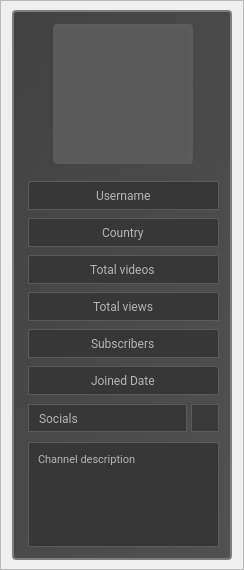
                <widget class="QFrame" name="frame_12">
                 <property name="sizePolicy">
                  <sizepolicy hsizetype="Fixed" vsizetype="Preferred">
                   <horstretch>0</horstretch>
                   <verstretch>0</verstretch>
                  </sizepolicy>
                 </property>
                 <property name="frameShape">
                  <enum>QFrame::StyledPanel</enum>
                 </property>
                 <property name="frameShadow">
                  <enum>QFrame::Raised</enum>
                 </property>
                 <layout class="QHBoxLayout" name="horizontalLayout_30">
                  <property name="topMargin">
                   <number>9</number>
                  </property>
                  <property name="bottomMargin">
                   <number>9</number>
                  </property>
                  <item>
                   <widget class="QFrame" name="frame_left">
                    <property name="minimumSize">
                     <size>
                      <width>220</width>
                      <height>550</height>
                     </size>
                    </property>
                    <property name="maximumSize">
                     <size>
                      <width>220</width>
                      <height>550</height>
                     </size>
                    </property>
                    <property name="styleSheet">
                     <string notr="true">QFrame{
	background-color: qlineargradient(spread:reflect, x1:0, y1:0, x2:1, y2:1, stop:0 rgba(66, 66, 66, 255), stop:1 rgba(81, 81, 81, 255));

border:2px solid #7E7E7E;

border-radius:4px;

}
</string>
                    </property>
                    <property name="frameShape">
                     <enum>QFrame::StyledPanel</enum>
                    </property>
                    <property name="frameShadow">
                     <enum>QFrame::Raised</enum>
                    </property>
                    <layout class="QHBoxLayout" name="horizontalLayout_26">
                     <property name="spacing">
                      <number>8</number>
                     </property>
                     <property name="leftMargin">
                      <number>0</number>
                     </property>
                     <property name="topMargin">
                      <number>0</number>
                     </property>
                     <property name="rightMargin">
                      <number>0</number>
                     </property>
                     <property name="bottomMargin">
                      <number>0</number>
                     </property>
                     <item>
                      <widget class="QFrame" name="frame_29">
                       <property name="minimumSize">
                        <size>
                         <width>0</width>
                         <height>300</height>
                        </size>
                       </property>
                       <property name="styleSheet">
                        <string notr="true">border:none</string>
                       </property>
                       <property name="frameShape">
                        <enum>QFrame::StyledPanel</enum>
                       </property>
                       <property name="frameShadow">
                        <enum>QFrame::Raised</enum>
                       </property>
                       <layout class="QVBoxLayout" name="verticalLayout_16" stretch="0">
                        <property name="leftMargin">
                         <number>12</number>
                        </property>
                        <property name="topMargin">
                         <number>5</number>
                        </property>
                        <property name="rightMargin">
                         <number>9</number>
                        </property>
                        <property name="bottomMargin">
                         <number>10</number>
                        </property>
                        <item>
                         <widget class="QFrame" name="frame_31">
                          <property name="minimumSize">
                           <size>
                            <width>0</width>
                            <height>0</height>
                           </size>
                          </property>
                          <property name="frameShape">
                           <enum>QFrame::StyledPanel</enum>
                          </property>
                          <property name="frameShadow">
                           <enum>QFrame::Raised</enum>
                          </property>
                          <layout class="QVBoxLayout" name="verticalLayout_17">
                           <property name="spacing">
                            <number>8</number>
                           </property>
                           <property name="leftMargin">
                            <number>2</number>
                           </property>
                           <property name="topMargin">
                            <number>0</number>
                           </property>
                           <property name="rightMargin">
                            <number>2</number>
                           </property>
                           <property name="bottomMargin">
                            <number>1</number>
                           </property>
                           <item>
                            <widget class="QFrame" name="frame_32">
                             <property name="styleSheet">
                              <string notr="true">background-color: qlineargradient(spread:reflect, x1:0, y1:0, x2:1, y2:1, stop:0 rgba(53, 59, 69, 0), stop:1 rgba(91, 99, 115, 0));</string>
                             </property>
                             <property name="frameShape">
                              <enum>QFrame::StyledPanel</enum>
                             </property>
                             <property name="frameShadow">
                              <enum>QFrame::Raised</enum>
                             </property>
                             <layout class="QHBoxLayout" name="horizontalLayout_25">
                              <property name="leftMargin">
                               <number>9</number>
                              </property>
                              <property name="topMargin">
                               <number>7</number>
                              </property>
                              <property name="rightMargin">
                               <number>9</number>
                              </property>
                              <item>
                               <widget class="QFrame" name="frame_33">
                                <property name="minimumSize">
                                 <size>
                                  <width>140</width>
                                  <height>140</height>
                                 </size>
                                </property>
                                <property name="maximumSize">
                                 <size>
                                  <width>140</width>
                                  <height>140</height>
                                 </size>
                                </property>
                                <property name="styleSheet">
                                 <string notr="true">

background-color:  rgb(91, 91, 91);</string>
                                </property>
                                <property name="frameShape">
                                 <enum>QFrame::StyledPanel</enum>
                                </property>
                                <property name="frameShadow">
                                 <enum>QFrame::Raised</enum>
                                </property>
                                <layout class="QHBoxLayout" name="horizontalLayout_27">
                                 <property name="spacing">
                                  <number>6</number>
                                 </property>
                                 <property name="leftMargin">
                                  <number>3</number>
                                 </property>
                                 <property name="topMargin">
                                  <number>3</number>
                                 </property>
                                 <property name="rightMargin">
                                  <number>3</number>
                                 </property>
                                 <property name="bottomMargin">
                                  <number>3</number>
                                 </property>
                                 <item>
                                  <widget class="QLabel" name="profile_image">
                                   <property name="styleSheet">
                                    <string notr="true">    QLabel{
        border:2px solid rgb(90, 90, 90);
        background-color: rgb(89, 89, 89);
        border-image: url(:/channel/icons/channel/profile.jpg);
    }</string>
                                   </property>
                                   <property name="text">
                                    <string/>
                                   </property>
                                  </widget>
                                 </item>
                                </layout>
                               </widget>
                              </item>
                             </layout>
                            </widget>
                           </item>
                           <item>
                            <widget class="QLineEdit" name="username_channel">
                             <property name="minimumSize">
                              <size>
                               <width>0</width>
                               <height>28</height>
                              </size>
                             </property>
                             <property name="font">
                              <font>
                               <family>Roboto</family>
                               <weight>50</weight>
                               <bold>false</bold>
                              </font>
                             </property>
                             <property name="styleSheet">
                              <string notr="true">QLineEdit{
background-color: rgb(55, 55, 55);
	color: rgb(181, 181, 181);
border: 1px solid  rgb(91, 91, 91);
border-bottom-left-radius:0px;
border-top-left-radius:2px;
border-bottom-right-radius:0px;
border-top-right-radius:2px;
padding:5px;
}

QLineEdit::hover{background-color: rgb(59, 59, 59);}


QLineEdit::focus{
	border:1px solid  rgb(121,121, 121);
}

</string>
                             </property>
                             <property name="inputMask">
                              <string/>
                             </property>
                             <property name="text">
                              <string>Username</string>
                             </property>
                             <property name="frame">
                              <bool>true</bool>
                             </property>
                             <property name="alignment">
                              <set>Qt::AlignCenter</set>
                             </property>
                             <property name="dragEnabled">
                              <bool>false</bool>
                             </property>
                             <property name="readOnly">
                              <bool>true</bool>
                             </property>
                             <property name="placeholderText">
                              <string>Username</string>
                             </property>
                            </widget>
                           </item>
                           <item>
                            <widget class="QLineEdit" name="country_channel">
                             <property name="minimumSize">
                              <size>
                               <width>0</width>
                               <height>28</height>
                              </size>
                             </property>
                             <property name="font">
                              <font>
                               <family>Roboto</family>
                               <weight>50</weight>
                               <bold>false</bold>
                              </font>
                             </property>
                             <property name="styleSheet">
                              <string notr="true">QLineEdit{
background-color: rgb(55, 55, 55);
	color: rgb(181, 181, 181);
border: 1px solid  rgb(91, 91, 91);
border-bottom-left-radius:0px;
border-top-left-radius:2px;
border-bottom-right-radius:0px;
border-top-right-radius:2px;
padding:5px;
}

QLineEdit::hover{background-color: rgb(59, 59, 59);}


QLineEdit::focus{
	border:1px solid  rgb(121,121, 121);
}

</string>
                             </property>
                             <property name="inputMask">
                              <string/>
                             </property>
                             <property name="text">
                              <string>Country</string>
                             </property>
                             <property name="frame">
                              <bool>true</bool>
                             </property>
                             <property name="alignment">
                              <set>Qt::AlignCenter</set>
                             </property>
                             <property name="dragEnabled">
                              <bool>false</bool>
                             </property>
                             <property name="readOnly">
                              <bool>true</bool>
                             </property>
                             <property name="placeholderText">
                              <string>Joined date</string>
                             </property>
                            </widget>
                           </item>
                           <item>
                            <widget class="QLineEdit" name="totVideo_channel">
                             <property name="minimumSize">
                              <size>
                               <width>0</width>
                               <height>28</height>
                              </size>
                             </property>
                             <property name="font">
                              <font>
                               <family>Roboto</family>
                               <weight>50</weight>
                               <bold>false</bold>
                              </font>
                             </property>
                             <property name="styleSheet">
                              <string notr="true">QLineEdit{
background-color: rgb(55, 55, 55);
	color: rgb(181, 181, 181);
border: 1px solid  rgb(91, 91, 91);
border-bottom-left-radius:0px;
border-top-left-radius:2px;
border-bottom-right-radius:0px;
border-top-right-radius:2px;
padding:5px;
}

QLineEdit::hover{background-color: rgb(59, 59, 59);}


QLineEdit::focus{
	border:1px solid  rgb(121,121, 121);
}

</string>
                             </property>
                             <property name="inputMask">
                              <string/>
                             </property>
                             <property name="text">
                              <string>Total videos</string>
                             </property>
                             <property name="frame">
                              <bool>true</bool>
                             </property>
                             <property name="alignment">
                              <set>Qt::AlignCenter</set>
                             </property>
                             <property name="dragEnabled">
                              <bool>false</bool>
                             </property>
                             <property name="readOnly">
                              <bool>true</bool>
                             </property>
                             <property name="placeholderText">
                              <string>Joined date</string>
                             </property>
                            </widget>
                           </item>
                           <item>
                            <widget class="QLineEdit" name="totViews_channel">
                             <property name="minimumSize">
                              <size>
                               <width>0</width>
                               <height>28</height>
                              </size>
                             </property>
                             <property name="font">
                              <font>
                               <family>Roboto</family>
                               <weight>50</weight>
                               <bold>false</bold>
                              </font>
                             </property>
                             <property name="styleSheet">
                              <string notr="true">QLineEdit{
background-color: rgb(55, 55, 55);
	color: rgb(181, 181, 181);
border: 1px solid  rgb(91, 91, 91);
border-bottom-left-radius:0px;
border-top-left-radius:2px;
border-bottom-right-radius:0px;
border-top-right-radius:2px;
padding:5px;
}

QLineEdit::hover{background-color: rgb(59, 59, 59);}


QLineEdit::focus{
	border:1px solid  rgb(121,121, 121);
}

</string>
                             </property>
                             <property name="inputMask">
                              <string/>
                             </property>
                             <property name="text">
                              <string>Total views</string>
                             </property>
                             <property name="frame">
                              <bool>true</bool>
                             </property>
                             <property name="alignment">
                              <set>Qt::AlignCenter</set>
                             </property>
                             <property name="dragEnabled">
                              <bool>false</bool>
                             </property>
                             <property name="readOnly">
                              <bool>true</bool>
                             </property>
                             <property name="placeholderText">
                              <string>Total video</string>
                             </property>
                            </widget>
                           </item>
                           <item>
                            <widget class="QLineEdit" name="totSubs_channel">
                             <property name="minimumSize">
                              <size>
                               <width>0</width>
                               <height>28</height>
                              </size>
                             </property>
                             <property name="font">
                              <font>
                               <family>Roboto</family>
                               <weight>50</weight>
                               <bold>false</bold>
                              </font>
                             </property>
                             <property name="styleSheet">
                              <string notr="true">QLineEdit{
background-color: rgb(55, 55, 55);
	color: rgb(181, 181, 181);
border: 1px solid  rgb(91, 91, 91);
border-bottom-left-radius:0px;
border-top-left-radius:2px;
border-bottom-right-radius:0px;
border-top-right-radius:2px;
padding:5px;
}

QLineEdit::hover{background-color: rgb(59, 59, 59);}


QLineEdit::focus{
	border:1px solid  rgb(121,121, 121);
}

</string>
                             </property>
                             <property name="inputMask">
                              <string/>
                             </property>
                             <property name="text">
                              <string>Subscribers</string>
                             </property>
                             <property name="frame">
                              <bool>true</bool>
                             </property>
                             <property name="alignment">
                              <set>Qt::AlignCenter</set>
                             </property>
                             <property name="dragEnabled">
                              <bool>false</bool>
                             </property>
                             <property name="readOnly">
                              <bool>true</bool>
                             </property>
                             <property name="placeholderText">
                              <string>Total visual</string>
                             </property>
                            </widget>
                           </item>
                           <item>
                            <widget class="QLineEdit" name="joinedDate_channel">
                             <property name="minimumSize">
                              <size>
                               <width>0</width>
                               <height>28</height>
                              </size>
                             </property>
                             <property name="font">
                              <font>
                               <family>Roboto</family>
                               <weight>50</weight>
                               <bold>false</bold>
                              </font>
                             </property>
                             <property name="styleSheet">
                              <string notr="true">QLineEdit{
background-color: rgb(55, 55, 55);
	color: rgb(181, 181, 181);
border: 1px solid  rgb(91, 91, 91);
border-bottom-left-radius:0px;
border-top-left-radius:2px;
border-bottom-right-radius:0px;
border-top-right-radius:2px;
padding:5px;
}

QLineEdit::hover{background-color: rgb(59, 59, 59);}


QLineEdit::focus{
	border:1px solid  rgb(121,121, 121);
}

</string>
                             </property>
                             <property name="inputMask">
                              <string/>
                             </property>
                             <property name="text">
                              <string>Joined Date</string>
                             </property>
                             <property name="frame">
                              <bool>true</bool>
                             </property>
                             <property name="alignment">
                              <set>Qt::AlignCenter</set>
                             </property>
                             <property name="dragEnabled">
                              <bool>false</bool>
                             </property>
                             <property name="readOnly">
                              <bool>true</bool>
                             </property>
                             <property name="placeholderText">
                              <string>Subscribers</string>
                             </property>
                            </widget>
                           </item>
                           <item>
                            <widget class="QFrame" name="frame_28">
                             <property name="frameShape">
                              <enum>QFrame::StyledPanel</enum>
                             </property>
                             <property name="frameShadow">
                              <enum>QFrame::Raised</enum>
                             </property>
                             <layout class="QHBoxLayout" name="horizontalLayout_31">
                              <property name="spacing">
                               <number>4</number>
                              </property>
                              <property name="leftMargin">
                               <number>0</number>
                              </property>
                              <property name="topMargin">
                               <number>0</number>
                              </property>
                              <property name="rightMargin">
                               <number>0</number>
                              </property>
                              <property name="bottomMargin">
                               <number>0</number>
                              </property>
                              <item>
                               <widget class="QComboBox" name="social_comboBox">
                                <property name="minimumSize">
                                 <size>
                                  <width>0</width>
                                  <height>28</height>
                                 </size>
                                </property>
                                <property name="maximumSize">
                                 <size>
                                  <width>16777215</width>
                                  <height>28</height>
                                 </size>
                                </property>
                                <property name="font">
                                 <font>
                                  <family>Roboto</family>
                                  <weight>50</weight>
                                  <bold>false</bold>
                                 </font>
                                </property>
                                <property name="styleSheet">
                                 <string notr="true">QComboBox{
	border: 1px solid  rgb(91, 91, 91);
	background-color: rgb(55, 55, 55);
padding-right:10px;
	color: rgb(181, 181, 181);
padding-left:10px;

		}
QComboBox::drop-down 
{

    border: 0px; /* This seems to replace the whole arrow of the combo box */
}

QComboBox::focus{
	border:1px solid  rgb(121,121, 121);

}
/* Define a new custom arrow icon for the combo box */
QComboBox::down-arrow {
	image: url(:/16x16/icons/16x16/cil-arrow-bottom.png);

padding-right:5px;

padding-bottom:2px;
}

QComboBox::hover
{
	background-color: rgb(62, 62, 62);
}
</string>
                                </property>
                                <item>
                                 <property name="text">
                                  <string>Socials</string>
                                 </property>
                                </item>
                               </widget>
                              </item>
                              <item>
                               <widget class="QPushButton" name="btn_combo_box">
                                <property name="minimumSize">
                                 <size>
                                  <width>28</width>
                                  <height>28</height>
                                 </size>
                                </property>
                                <property name="maximumSize">
                                 <size>
                                  <width>28</width>
                                  <height>28</height>
                                 </size>
                                </property>
                                <property name="font">
                                 <font>
                                  <family>Segoe UI Semibold</family>
                                  <pointsize>9</pointsize>
                                  <weight>75</weight>
                                  <bold>true</bold>
                                 </font>
                                </property>
                                <property name="cursor">
                                 <cursorShape>PointingHandCursor</cursorShape>
                                </property>
                                <property name="styleSheet">
                                 <string notr="true">QPushButton{ 
	border: 1px solid  rgb(91, 91, 91);
	background-color: rgb(58, 58, 58);
	
	image: url(:/16x16/icons/16x16/cil-hand-point-left.png);

}

QPushButton::hover{ 
	background-color: rgb(47, 47, 47);

}

QPushButton::pressed{
	background-color: rgb(50, 50, 50);
border: 1px solid  rgb(121, 121, 121);
}</string>
                                </property>
                                <property name="text">
                                 <string/>
                                </property>
                               </widget>
                              </item>
                             </layout>
                            </widget>
                           </item>
                           <item>
                            <widget class="QTextEdit" name="description_channel">
                             <property name="minimumSize">
                              <size>
                               <width>0</width>
                               <height>105</height>
                              </size>
                             </property>
                             <property name="maximumSize">
                              <size>
                               <width>16777215</width>
                               <height>105</height>
                              </size>
                             </property>
                             <property name="font">
                              <font>
                               <family>Roboto</family>
                              </font>
                             </property>
                             <property name="styleSheet">
                              <string notr="true">QTextEdit{
background-color: rgb(55, 55, 55);
	color: rgb(181, 181, 181);
border: 1px solid  rgb(91, 91, 91);
border-bottom-left-radius:0px;
border-top-left-radius:2px;
border-bottom-right-radius:0px;
border-top-right-radius:2px;
padding:5px;
}

QTextEdit::hover{background-color: rgb(59, 59, 59);}


QTextEdit::focus{
	border:1px solid  rgb(121,121, 121);
}

</string>
                             </property>
                             <property name="horizontalScrollBarPolicy">
                              <enum>Qt::ScrollBarAlwaysOff</enum>
                             </property>
                             <property name="readOnly">
                              <bool>true</bool>
                             </property>
                             <property name="html">
                              <string>&lt;!DOCTYPE HTML PUBLIC &quot;-//W3C//DTD HTML 4.0//EN&quot; &quot;http://www.w3.org/TR/REC-html40/strict.dtd&quot;&gt;
&lt;html&gt;&lt;head&gt;&lt;meta name=&quot;qrichtext&quot; content=&quot;1&quot; /&gt;&lt;style type=&quot;text/css&quot;&gt;
p, li { white-space: pre-wrap; }
&lt;/style&gt;&lt;/head&gt;&lt;body style=&quot; font-family:'Roboto'; font-size:8.25pt; font-weight:400; font-style:normal;&quot;&gt;
&lt;p style=&quot; margin-top:0px; margin-bottom:0px; margin-left:0px; margin-right:0px; -qt-block-indent:0; text-indent:0px;&quot;&gt;Channel description&lt;/p&gt;&lt;/body&gt;&lt;/html&gt;</string>
                             </property>
                             <property name="acceptRichText">
                              <bool>true</bool>
                             </property>
                             <property name="cursorWidth">
                              <number>0</number>
                             </property>
                             <property name="textInteractionFlags">
                              <set>Qt::NoTextInteraction</set>
                             </property>
                             <property name="placeholderText">
                              <string>Channel description</string>
                             </property>
                            </widget>
                           </item>
                          </layout>
                         </widget>
                        </item>
                       </layout>
                      </widget>
                     </item>
                    </layout>
                   </widget>
                  </item>
                 </layout>
                </widget>
